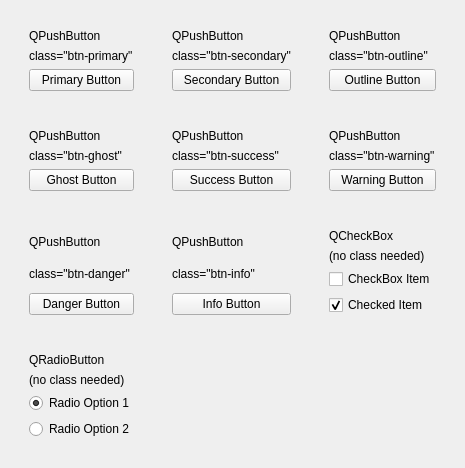
      <widget class="QWidget" name="buttonsTab">
       <attribute name="title">
        <string>Buttons</string>
       </attribute>
       <layout class="QGridLayout" name="gridLayout">
        <property name="leftMargin">
         <number>20</number>
        </property>
        <property name="topMargin">
         <number>20</number>
        </property>
        <property name="rightMargin">
         <number>20</number>
        </property>
        <property name="bottomMargin">
         <number>20</number>
        </property>
        <property name="spacing">
         <number>20</number>
        </property>
        <item row="0" column="0">
         <widget class="QFrame" name="frame">
          <property name="frameShape">
           <enum>QFrame::NoFrame</enum>
          </property>
          <property name="class" stdset="0">
           <string>container-secondary</string>
          </property>
          <layout class="QVBoxLayout" name="verticalLayout_2">
           <item>
            <widget class="QLabel" name="label">
             <property name="text">
              <string>QPushButton</string>
             </property>
             <property name="class" stdset="0">
              <string>text-bold</string>
             </property>
            </widget>
           </item>
           <item>
            <widget class="QLabel" name="label_2">
             <property name="text">
              <string>class=&quot;btn-primary&quot;</string>
             </property>
             <property name="class" stdset="0">
              <string>text-small code</string>
             </property>
            </widget>
           </item>
           <item>
            <widget class="QPushButton" name="btnPrimary">
             <property name="text">
              <string>Primary Button</string>
             </property>
             <property name="class" stdset="0">
              <string>btn-primary</string>
             </property>
            </widget>
           </item>
          </layout>
         </widget>
        </item>
        <item row="0" column="1">
         <widget class="QFrame" name="frame_2">
          <property name="frameShape">
           <enum>QFrame::NoFrame</enum>
          </property>
          <property name="class" stdset="0">
           <string>container-secondary</string>
          </property>
          <layout class="QVBoxLayout" name="verticalLayout_3">
           <item>
            <widget class="QLabel" name="label_3">
             <property name="text">
              <string>QPushButton</string>
             </property>
             <property name="class" stdset="0">
              <string>text-bold</string>
             </property>
            </widget>
           </item>
           <item>
            <widget class="QLabel" name="label_4">
             <property name="text">
              <string>class=&quot;btn-secondary&quot;</string>
             </property>
             <property name="class" stdset="0">
              <string>text-small code</string>
             </property>
            </widget>
           </item>
           <item>
            <widget class="QPushButton" name="btnSecondary">
             <property name="text">
              <string>Secondary Button</string>
             </property>
             <property name="class" stdset="0">
              <string>btn-secondary</string>
             </property>
            </widget>
           </item>
          </layout>
         </widget>
        </item>
        <item row="0" column="2">
         <widget class="QFrame" name="frame_3">
          <property name="frameShape">
           <enum>QFrame::NoFrame</enum>
          </property>
          <property name="class" stdset="0">
           <string>container-secondary</string>
          </property>
          <layout class="QVBoxLayout" name="verticalLayout_4">
           <item>
            <widget class="QLabel" name="label_5">
             <property name="text">
              <string>QPushButton</string>
             </property>
             <property name="class" stdset="0">
              <string>text-bold</string>
             </property>
            </widget>
           </item>
           <item>
            <widget class="QLabel" name="label_6">
             <property name="text">
              <string>class=&quot;btn-outline&quot;</string>
             </property>
             <property name="class" stdset="0">
              <string>text-small code</string>
             </property>
            </widget>
           </item>
           <item>
            <widget class="QPushButton" name="btnOutline">
             <property name="text">
              <string>Outline Button</string>
             </property>
             <property name="checkable">
              <bool>false</bool>
             </property>
             <property name="class" stdset="0">
              <string>btn-outline</string>
             </property>
            </widget>
           </item>
          </layout>
         </widget>
        </item>
        <item row="1" column="0">
         <widget class="QFrame" name="frame_4">
          <property name="frameShape">
           <enum>QFrame::NoFrame</enum>
          </property>
          <property name="class" stdset="0">
           <string>container-secondary</string>
          </property>
          <layout class="QVBoxLayout" name="verticalLayout_5">
           <item>
            <widget class="QLabel" name="label_7">
             <property name="text">
              <string>QPushButton</string>
             </property>
             <property name="class" stdset="0">
              <string>text-bold</string>
             </property>
            </widget>
           </item>
           <item>
            <widget class="QLabel" name="label_8">
             <property name="text">
              <string>class=&quot;btn-ghost&quot;</string>
             </property>
             <property name="class" stdset="0">
              <string>text-small code</string>
             </property>
            </widget>
           </item>
           <item>
            <widget class="QPushButton" name="btnGhost">
             <property name="text">
              <string>Ghost Button</string>
             </property>
             <property name="class" stdset="0">
              <string>btn-ghost</string>
             </property>
            </widget>
           </item>
          </layout>
         </widget>
        </item>
        <item row="1" column="1">
         <widget class="QFrame" name="frame_5">
          <property name="frameShape">
           <enum>QFrame::NoFrame</enum>
          </property>
          <property name="class" stdset="0">
           <string>container-secondary</string>
          </property>
          <layout class="QVBoxLayout" name="verticalLayout_6">
           <item>
            <widget class="QLabel" name="label_9">
             <property name="text">
              <string>QPushButton</string>
             </property>
             <property name="class" stdset="0">
              <string>text-bold</string>
             </property>
            </widget>
           </item>
           <item>
            <widget class="QLabel" name="label_10">
             <property name="text">
              <string>class=&quot;btn-success&quot;</string>
             </property>
             <property name="class" stdset="0">
              <string>text-small code</string>
             </property>
            </widget>
           </item>
           <item>
            <widget class="QPushButton" name="btnSuccess">
             <property name="text">
              <string>Success Button</string>
             </property>
             <property name="class" stdset="0">
              <string>btn-success</string>
             </property>
            </widget>
           </item>
          </layout>
         </widget>
        </item>
        <item row="1" column="2">
         <widget class="QFrame" name="frame_6">
          <property name="frameShape">
           <enum>QFrame::NoFrame</enum>
          </property>
          <property name="class" stdset="0">
           <string>container-secondary</string>
          </property>
          <layout class="QVBoxLayout" name="verticalLayout_7">
           <item>
            <widget class="QLabel" name="label_11">
             <property name="text">
              <string>QPushButton</string>
             </property>
             <property name="class" stdset="0">
              <string>text-bold</string>
             </property>
            </widget>
           </item>
           <item>
            <widget class="QLabel" name="label_12">
             <property name="text">
              <string>class=&quot;btn-warning&quot;</string>
             </property>
             <property name="class" stdset="0">
              <string>text-small code</string>
             </property>
            </widget>
           </item>
           <item>
            <widget class="QPushButton" name="btnWarning">
             <property name="text">
              <string>Warning Button</string>
             </property>
             <property name="class" stdset="0">
              <string>btn-warning</string>
             </property>
            </widget>
           </item>
          </layout>
         </widget>
        </item>
        <item row="2" column="0">
         <widget class="QFrame" name="frame_7">
          <property name="frameShape">
           <enum>QFrame::NoFrame</enum>
          </property>
          <property name="class" stdset="0">
           <string>container-secondary</string>
          </property>
          <layout class="QVBoxLayout" name="verticalLayout_8">
           <item>
            <widget class="QLabel" name="label_13">
             <property name="text">
              <string>QPushButton</string>
             </property>
             <property name="class" stdset="0">
              <string>text-bold</string>
             </property>
            </widget>
           </item>
           <item>
            <widget class="QLabel" name="label_14">
             <property name="text">
              <string>class=&quot;btn-danger&quot;</string>
             </property>
             <property name="class" stdset="0">
              <string>text-small code</string>
             </property>
            </widget>
           </item>
           <item>
            <widget class="QPushButton" name="btnDanger">
             <property name="text">
              <string>Danger Button</string>
             </property>
             <property name="class" stdset="0">
              <string>btn-danger</string>
             </property>
            </widget>
           </item>
          </layout>
         </widget>
        </item>
        <item row="2" column="1">
         <widget class="QFrame" name="frame_8">
          <property name="frameShape">
           <enum>QFrame::NoFrame</enum>
          </property>
          <property name="class" stdset="0">
           <string>container-secondary</string>
          </property>
          <layout class="QVBoxLayout" name="verticalLayout_9">
           <item>
            <widget class="QLabel" name="label_15">
             <property name="text">
              <string>QPushButton</string>
             </property>
             <property name="class" stdset="0">
              <string>text-bold</string>
             </property>
            </widget>
           </item>
           <item>
            <widget class="QLabel" name="label_16">
             <property name="text">
              <string>class=&quot;btn-info&quot;</string>
             </property>
             <property name="class" stdset="0">
              <string>text-small code</string>
             </property>
            </widget>
           </item>
           <item>
            <widget class="QPushButton" name="btnInfo">
             <property name="text">
              <string>Info Button</string>
             </property>
             <property name="class" stdset="0">
              <string>btn-info</string>
             </property>
            </widget>
           </item>
          </layout>
         </widget>
        </item>
        <item row="2" column="2">
         <widget class="QFrame" name="frame_9">
          <property name="frameShape">
           <enum>QFrame::NoFrame</enum>
          </property>
          <property name="class" stdset="0">
           <string>container-secondary</string>
          </property>
          <layout class="QVBoxLayout" name="verticalLayout_10">
           <item>
            <widget class="QLabel" name="label_17">
             <property name="text">
              <string>QCheckBox</string>
             </property>
             <property name="class" stdset="0">
              <string>text-bold</string>
             </property>
            </widget>
           </item>
           <item>
            <widget class="QLabel" name="label_18">
             <property name="text">
              <string>(no class needed)</string>
             </property>
             <property name="class" stdset="0">
              <string>text-small code</string>
             </property>
            </widget>
           </item>
           <item>
            <widget class="QCheckBox" name="checkBox">
             <property name="text">
              <string>CheckBox Item</string>
             </property>
            </widget>
           </item>
           <item>
            <widget class="QCheckBox" name="checkBox_2">
             <property name="text">
              <string>Checked Item</string>
             </property>
             <property name="checked">
              <bool>true</bool>
             </property>
            </widget>
           </item>
          </layout>
         </widget>
        </item>
        <item row="3" column="0">
         <widget class="QFrame" name="frame_10">
          <property name="frameShape">
           <enum>QFrame::NoFrame</enum>
          </property>
          <property name="class" stdset="0">
           <string>container-secondary</string>
          </property>
          <layout class="QVBoxLayout" name="verticalLayout_11">
           <item>
            <widget class="QLabel" name="label_19">
             <property name="text">
              <string>QRadioButton</string>
             </property>
             <property name="class" stdset="0">
              <string>text-bold</string>
             </property>
            </widget>
           </item>
           <item>
            <widget class="QLabel" name="label_20">
             <property name="text">
              <string>(no class needed)</string>
             </property>
             <property name="class" stdset="0">
              <string>text-small code</string>
             </property>
            </widget>
           </item>
           <item>
            <widget class="QRadioButton" name="radioButton">
             <property name="text">
              <string>Radio Option 1</string>
             </property>
             <property name="checked">
              <bool>true</bool>
             </property>
            </widget>
           </item>
           <item>
            <widget class="QRadioButton" name="radioButton_2">
             <property name="text">
              <string>Radio Option 2</string>
             </property>
            </widget>
           </item>
          </layout>
         </widget>
        </item>
        <item row="3" column="1" colspan="2">
         <spacer name="verticalSpacer">
          <property name="orientation">
           <enum>Qt::Vertical</enum>
          </property>
          <property name="sizeHint" stdset="0">
           <size>
            <width>20</width>
            <height>40</height>
           </size>
          </property>
         </spacer>
        </item>
       </layout>
      </widget>
